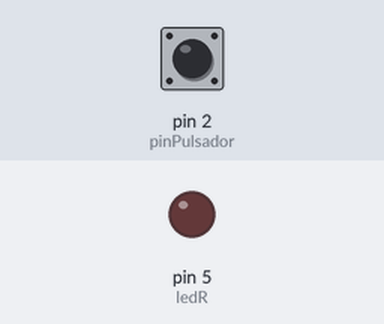
Bench run of a sketch on a simulated Arduino Uno, built with avr-gcc and run on an emulated ATmega328P. Parts: output pins drawn as LEDs (lit = HIGH). The test bench sets the inputs (shaded band); at power-on: pin 2 (pinPulsador) LOW.

Above: at 1.8 s.
1.9 s: pin 2 (pinPulsador) pulled HIGH for 0.6 s
At 2.4 s:
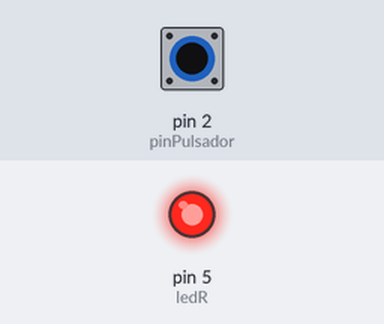
4.0 s: pin 2 (pinPulsador) pulled HIGH for 3.2 s
At 7.8 s:
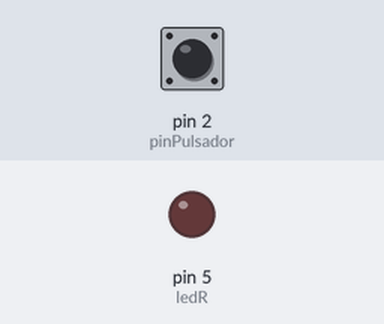
Timing chart, 0 to 9.3 s (numbered marks = the images above; inputs shaded):
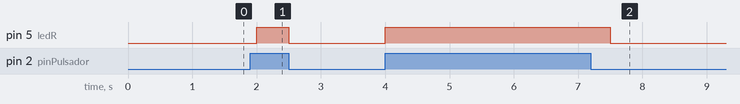

The sketch:

Ejercicio_9.ino
```cpp
#define pinPulsador 2
#define ledR 5
#define ledG 4
#define ledB 3
int contador = 0;

void setup()
{
  Serial.begin(9600);
  pinMode(ledR, OUTPUT);
  pinMode(pinPulsador, INPUT);
}

void loop()
{
  int valorPulsador = digitalRead(pinPulsador);

  if (valorPulsador == HIGH){
   	digitalWrite(ledG, HIGH);
    digitalWrite(ledR, HIGH);
  }else{
    digitalWrite(ledG, LOW);
    digitalWrite(ledR, LOW);
    digitalWrite(ledB, LOW);
  }
  delay(500);
}
```

Measured:
- after the input at 1.9 s, pin 5 (ledR): LOW → HIGH after 0.10 s, → LOW 0.50 s later
- after the input at 4.0 s, pin 5 (ledR): LOW → HIGH at once, → LOW 3.5 s later
